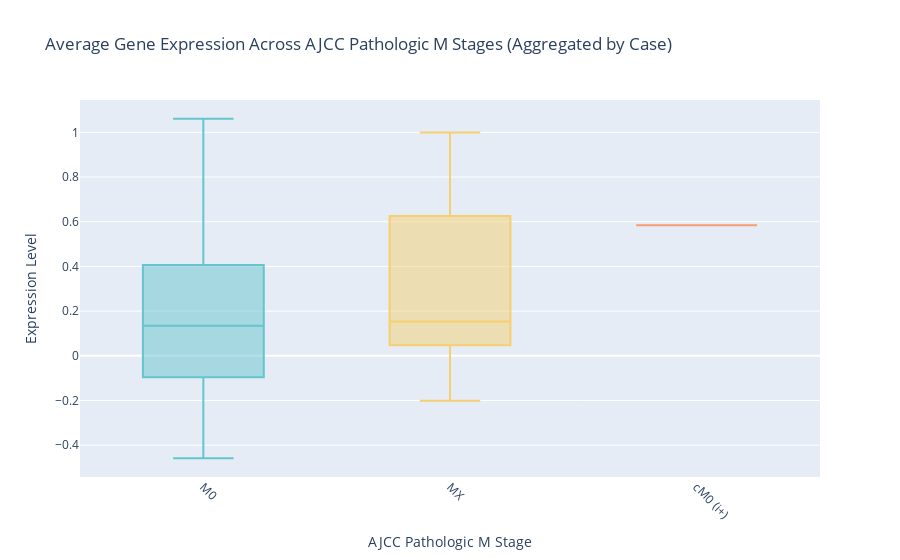

The notebook cell this image was saved under:
### Code cell
# Filter out "Unknown" values for AJCC Pathologic M stages
filtered_data_state_m = aggregated_data[reshaped_df_drop['ajcc_pathologic_m'] != "Unknown"]

fig = px.box(
    filtered_data_state_m,
    x='ajcc_pathologic_m',
    y='Expression',
    color='ajcc_pathologic_m', 
    title="Average Gene Expression Across AJCC Pathologic M Stages (Aggregated by Case)",
    labels={
        'ajcc_pathologic_m': 'AJCC Pathologic M Stage',
        'Expression': 'Expression Level'
    },
    color_discrete_sequence=px.colors.qualitative.Pastel 
)


fig.update_layout(
    xaxis_title="AJCC Pathologic M Stage",
    yaxis_title="Expression Level",
    xaxis_tickangle=45,
    showlegend=False  # Hide legend if not needed
)

# Show the interactive plot
fig.show()

### Figure 1 — Plotly figure (JSON) as saved in the notebook; plotly's stock layout.template omitted (floating-point values rounded to 4 significant figures)
{"data": [{"alignmentgroup": "True", "hovertemplate": "AJCC Pathologic M Stage=%{x}<br>Expression Level=%{y}<extra></extra>", "legendgroup": "M0", "marker": {"color": "rgb(102, 197, 204)"}, "name": "M0", "notched": false, "offsetgroup": "M0", "orientation": "v", "showlegend": true, "type": "box", "x": ["M0", "M0", "M0", "M0", "M0", "M0", "M0", "M0", "M0", "M0", "M0", "M0", "M0", "M0", "M0", "M0", "M0", "M0", "M0", "M0", "M0", "M0", "M0", "M0", "M0", "M0", "M0", "M0", "M0", "M0", "M0", "M0", "M0"], "x0": " ", "xaxis": "x", "y": [0.8706, -0.04958, 0.2413, -0.03456, 0.1114, 0.1343, -0.4578, -0.03797, -0.3032, -0.2155, 0.8473, -0.0954, -0.1175, 1.06, -0.2368, 0.1552, 0.3874, 0.5793, 0.1483, 0.2064, 0.1618, 0.8981, 0.07181, 0.01552, 0.08754, 0.5061, -0.09878, -0.2536, 0.7111, 0.1814, 0.3293, -0.117, 0.4616], "y0": " ", "yaxis": "y"}, {"alignmentgroup": "True", "hovertemplate": "AJCC Pathologic M Stage=%{x}<br>Expression Level=%{y}<extra></extra>", "legendgroup": "MX", "marker": {"color": "rgb(246, 207, 113)"}, "name": "MX", "notched": false, "offsetgroup": "MX", "orientation": "v", "showlegend": true, "type": "box", "x": ["MX", "MX", "MX", "MX", "MX", "MX", "MX", "MX", "MX"], "x0": " ", "xaxis": "x", "y": [0.8467, -0.2007, 0.3617, 0.07315, 0.02519, 0.1532, 0.9992, 0.0551, 0.5524], "y0": " ", "yaxis": "y"}, {"alignmentgroup": "True", "hovertemplate": "AJCC Pathologic M Stage=%{x}<br>Expression Level=%{y}<extra></extra>", "legendgroup": "cM0 (i+)", "marker": {"color": "rgb(248, 156, 116)"}, "name": "cM0 (i+)", "notched": false, "offsetgroup": "cM0 (i+)", "orientation": "v", "showlegend": true, "type": "box", "x": ["cM0 (i+)"], "x0": " ", "xaxis": "x", "y": [0.5844], "y0": " ", "yaxis": "y"}], "layout": {"autosize": true, "boxmode": "overlay", "legend": {"title": {"text": "AJCC Pathologic M Stage"}, "tracegroupgap": 0}, "showlegend": false, "title": {"text": "Average Gene Expression Across AJCC Pathologic M Stages (Aggregated by Case)"}, "xaxis": {"anchor": "y", "autorange": true, "categoryarray": ["M0", "MX", "cM0 (i+)"], "categoryorder": "array", "domain": [0, 1], "range": [-0.5, 2.5], "tickangle": 45, "title": {"text": "AJCC Pathologic M Stage"}, "type": "category"}, "yaxis": {"anchor": "x", "autorange": true, "domain": [0, 1], "range": [-0.5422, 1.145], "title": {"text": "Expression Level"}, "type": "linear"}}}
